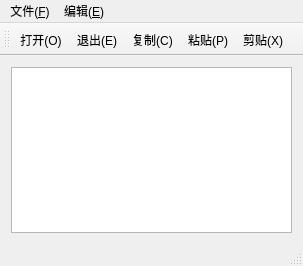
<?xml version="1.0" encoding="UTF-8"?>
<ui version="4.0">
 <class>MainWindow</class>
 <widget class="QMainWindow" name="MainWindow">
  <property name="geometry">
   <rect>
    <x>0</x>
    <y>0</y>
    <width>303</width>
    <height>266</height>
   </rect>
  </property>
  <property name="windowTitle">
   <string>MainWindow</string>
  </property>
  <widget class="QWidget" name="centralWidget">
   <layout class="QVBoxLayout" name="verticalLayout">
    <item>
     <widget class="QTextEdit" name="textEdit"/>
    </item>
   </layout>
  </widget>
  <widget class="QMenuBar" name="menuBar">
   <property name="geometry">
    <rect>
     <x>0</x>
     <y>0</y>
     <width>303</width>
     <height>25</height>
    </rect>
   </property>
   <widget class="QMenu" name="menu_F">
    <property name="title">
     <string>文件(&amp;F)</string>
    </property>
    <addaction name="newaction"/>
    <addaction name="openaction"/>
    <addaction name="saveaction"/>
    <addaction name="separator"/>
    <addaction name="priaction"/>
    <addaction name="exitaction"/>
   </widget>
   <widget class="QMenu" name="menu_E">
    <property name="title">
     <string>编辑(&amp;E)</string>
    </property>
    <addaction name="undoaction"/>
    <addaction name="reaction"/>
    <addaction name="separator"/>
    <addaction name="copy_t"/>
    <addaction name="pasteaction"/>
    <addaction name="cutaction"/>
    <addaction name="selectaction"/>
    <addaction name="separator"/>
    <addaction name="action_3"/>
    <addaction name="action_4"/>
   </widget>
   <addaction name="menu_F"/>
   <addaction name="menu_E"/>
  </widget>
  <widget class="QToolBar" name="mainToolBar">
   <attribute name="toolBarArea">
    <enum>TopToolBarArea</enum>
   </attribute>
   <attribute name="toolBarBreak">
    <bool>false</bool>
   </attribute>
   <addaction name="openaction"/>
   <addaction name="exitaction"/>
   <addaction name="copy_t"/>
   <addaction name="pasteaction"/>
   <addaction name="cutaction"/>
  </widget>
  <widget class="QStatusBar" name="statusBar"/>
  <action name="newaction">
   <property name="icon">
    <iconset resource="res.qrc">
     <normaloff>:/new/prefix1/actions/bookmark_add.png</normaloff>:/new/prefix1/actions/bookmark_add.png</iconset>
   </property>
   <property name="text">
    <string>新建(&amp;N)</string>
   </property>
  </action>
  <action name="openaction">
   <property name="icon">
    <iconset resource="res.qrc">
     <normaloff>:/new/prefix1/actions/fileopen.png</normaloff>:/new/prefix1/actions/fileopen.png</iconset>
   </property>
   <property name="text">
    <string>打开(&amp;O)</string>
   </property>
  </action>
  <action name="saveaction">
   <property name="icon">
    <iconset resource="res.qrc">
     <normaloff>:/new/prefix1/actions/filesave.png</normaloff>:/new/prefix1/actions/filesave.png</iconset>
   </property>
   <property name="text">
    <string>保存(&amp;S)</string>
   </property>
  </action>
  <action name="priaction">
   <property name="text">
    <string>打印(&amp;P)</string>
   </property>
  </action>
  <action name="exitaction">
   <property name="icon">
    <iconset resource="res.qrc">
     <normaloff>:/new/prefix1/actions/exit.png</normaloff>:/new/prefix1/actions/exit.png</iconset>
   </property>
   <property name="text">
    <string>退出(&amp;E)</string>
   </property>
  </action>
  <action name="undoaction">
   <property name="text">
    <string>撤销(&amp;U)</string>
   </property>
  </action>
  <action name="reaction">
   <property name="text">
    <string>重做(&amp;R)</string>
   </property>
  </action>
  <action name="copy_t">
   <property name="icon">
    <iconset resource="res.qrc">
     <normaloff>:/new/prefix1/actions/gtk-copy.png</normaloff>:/new/prefix1/actions/gtk-copy.png</iconset>
   </property>
   <property name="text">
    <string>复制(&amp;C)</string>
   </property>
   <property name="shortcut">
    <string>Ctrl+W</string>
   </property>
  </action>
  <action name="pasteaction">
   <property name="icon">
    <iconset resource="res.qrc">
     <normaloff>:/new/prefix1/actions/gtk-paste.png</normaloff>:/new/prefix1/actions/gtk-paste.png</iconset>
   </property>
   <property name="text">
    <string>粘贴(&amp;P)</string>
   </property>
   <property name="shortcut">
    <string>Ctrl+Shift+W</string>
   </property>
  </action>
  <action name="cutaction">
   <property name="icon">
    <iconset resource="res.qrc">
     <normaloff>:/new/prefix1/actions/editcut.png</normaloff>:/new/prefix1/actions/editcut.png</iconset>
   </property>
   <property name="text">
    <string>剪贴(&amp;X)</string>
   </property>
  </action>
  <action name="selectaction">
   <property name="text">
    <string>全选(&amp;S)</string>
   </property>
  </action>
  <action name="action_3">
   <property name="text">
    <string>设置字体</string>
   </property>
  </action>
  <action name="action_4">
   <property name="text">
    <string>设置颜色</string>
   </property>
  </action>
 </widget>
 <layoutdefault spacing="6" margin="11"/>
 <resources>
  <include location="res.qrc"/>
 </resources>
 <connections/>
</ui>
